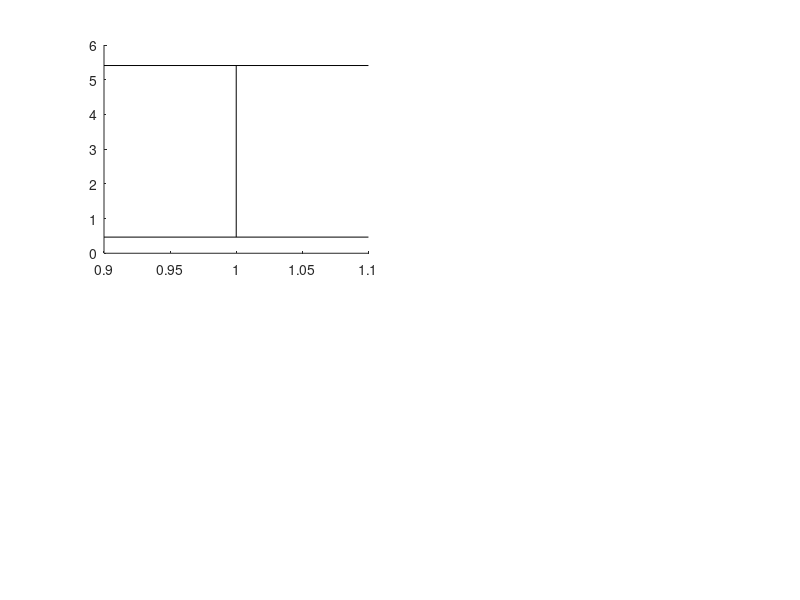

This chart was generated by the following MATLAB code: (Note: this script raises an error after producing the figure.)
function plot_garda_vs_croatia()
    % Using the previously extracted features to instantly plot
    % the comparison without having to re-process the raw audio files.
    
    croatia_names = {'2307 Free', '2407_1 600m', '2407_2 Snake', '2507_1 1k', '2507_2 Joint'};
    garda_names = {'Shallow Elec', 'Shallow Pet', 'Deep Elec', 'Deep Pet'};
    
    % Feature 1: Raw Centroid (kHz)
    c_cent = [6.0751, 1.1453, 1.4995, 5.1398, 0.8248];
    g_cent = [4.9205, 2.0247, 2.9389, 3.1193];
    
    % Feature 2: Raw Entropy
    c_ent = [0.8018, 0.6119, 0.6906, 0.7899, 0.4653];
    g_ent = [0.7928, 0.7074, 0.6948, 0.7232];
    
    % Feature 3: Envelope Sample Entropy
    c_sampen = [0.6990, 0.8969, 0.8962, 1.8886, 1.3432];
    g_sampen = [1.4608, 0.8135, 1.1907, 1.4379];
    
    % Feature 4: Envelope Coherence Time (ms)
    c_coh = [40.0257, 120.8571, 35.8194, 203.0000, 124.1375];
    g_coh = [267.9062, 158.2576, 81.4459, 212.3750];
    
    fig = figure('Visible', 'off', 'Position', [100, 100, 1200, 800]);
    
    features = { ...
        {c_cent, g_cent, 'Raw Centroid (kHz)'}, ...
        {c_ent, g_ent, 'Raw Entropy'}, ...
        {c_sampen, g_sampen, 'Env Sample Entropy'}, ...
        {c_coh, g_coh, 'Env Coherence Time (ms)'} ...
    };
    
    for i = 1:4
        subplot(2, 2, i);
        hold on;
        
        c_val = features{i}{1};
        g_val = features{i}{2};
        name = features{i}{3};
        
        % Plot mean and std error bars
        errorbar(1, mean(c_val), std(c_val), 'k', 'LineWidth', 2, 'CapSize', 15);
        errorbar(2, mean(g_val), std(g_val), 'k', 'LineWidth', 2, 'CapSize', 15);
        plot([0.8, 1.2], [mean(c_val), mean(c_val)], 'k', 'LineWidth', 2);
        plot([1.8, 2.2], [mean(g_val), mean(g_val)], 'k', 'LineWidth', 2);
        
        % Overlay data points
        scatter(ones(1, 5), c_val, 80, [0, 0.4470, 0.7410], 'filled', 'MarkerEdgeColor', 'k', 'Jitter', 'on', 'JitterAmount', 0.1);
        scatter(2*ones(1, 4), g_val, 80, [0.8500, 0.3250, 0.0980], 'filled', 'MarkerEdgeColor', 'k', 'Jitter', 'on', 'JitterAmount', 0.1);
        
        set(gca, 'XTick', [1, 2], 'XTickLabel', {'Croatia', 'Garda'}, 'XLim', [0.5, 2.5], 'FontSize', 12);
        
        ylabel(name, 'FontWeight', 'bold');
        title(sprintf('Distribution: %s', name), 'FontSize', 14);
        grid on;
    end
    
    sgtitle('Feature Distribution Comparison: Croatia vs Garda', 'FontSize', 16, 'FontWeight', 'bold');
    
    out_dir = 'C:\Users\Roy\dev\research\research\images';
    if ~exist(out_dir, 'dir'), mkdir(out_dir); end
    saveas(fig, fullfile(out_dir, 'garda_vs_croatia_all_features.png'));
    
    artifact_dir = 'C:\Users\Roy\.gemini\antigravity-ide\brain\ba8fb3cc-11cb-4768-982c-06c5cf44fdb9';
    saveas(fig, fullfile(artifact_dir, 'garda_vs_croatia_all_features.png'));
    close(fig);
    
    fprintf('All features plot generated and saved successfully.\n');
end
